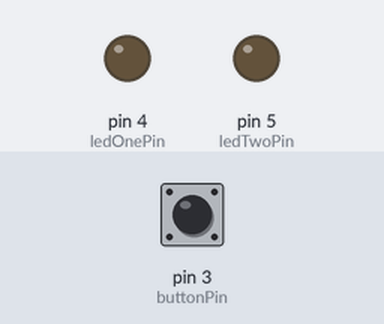
This sketch was run on a simulated Arduino Uno, built with avr-gcc and run on an emulated ATmega328P. Shown: output pins drawn as LEDs (lit = HIGH). Dashed ring = blinking. Inputs (shaded band) come from the test bench; at power-on: pin 3 (buttonPin) LOW.

Above: at 1.2 s.
1.3 s: pin 3 (buttonPin) pulled HIGH for 0.15 s
At 1.4 s:
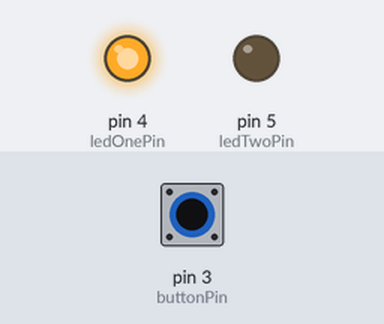
3.2 s: pin 3 (buttonPin) pulled HIGH for 3.2 s
At 3.5 s:
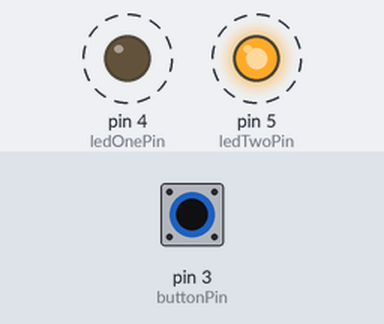
Timing chart, 0 to 7.9 s (numbered marks = the images above; inputs shaded):
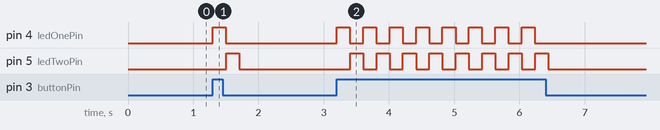

Measured:
- after the input at 1.3 s, pin 4 (ledOnePin): LOW → HIGH at once, → LOW 0.20 s later; pin 5 (ledTwoPin): LOW → HIGH after 0.21 s, → LOW 0.20 s later
- after the input at 3.2 s, pin 4 (ledOnePin): alternates HIGH for 0.20 s and LOW for 0.21 s, 16 changes in all, then stays LOW, starting at once; pin 5 (ledTwoPin): alternates HIGH for 0.20 s and LOW for 0.21 s, 16 changes in all, then stays LOW, starting after 0.21 s

The sketch:

activity3exercise1.ino
```cpp
// pins
int buttonPin = 3;
int ledOnePin =  4;
int ledTwoPin = 5;
// delays
int longDelay = 200;
int shortDelay = 5;
// state
int buttonState = 0;

void setup() {
  // initialize led pins as outputs
  pinMode(ledOnePin, OUTPUT);
  pinMode(ledTwoPin, OUTPUT);
  // initialize button pin as input
  pinMode(buttonPin, INPUT);
}

void loop() {
  // read state of button pin and set button state
  buttonState = digitalRead(buttonPin);

  // if button state is high
  if(buttonState == HIGH) {
    // alternate flashing the two LEDs
    digitalWrite(ledOnePin, HIGH);
    delay(longDelay);
    digitalWrite(ledOnePin, LOW);
    delay(shortDelay);
    digitalWrite(ledTwoPin, HIGH);
    delay(longDelay);
    digitalWrite(ledTwoPin, LOW);
  }
}
```
